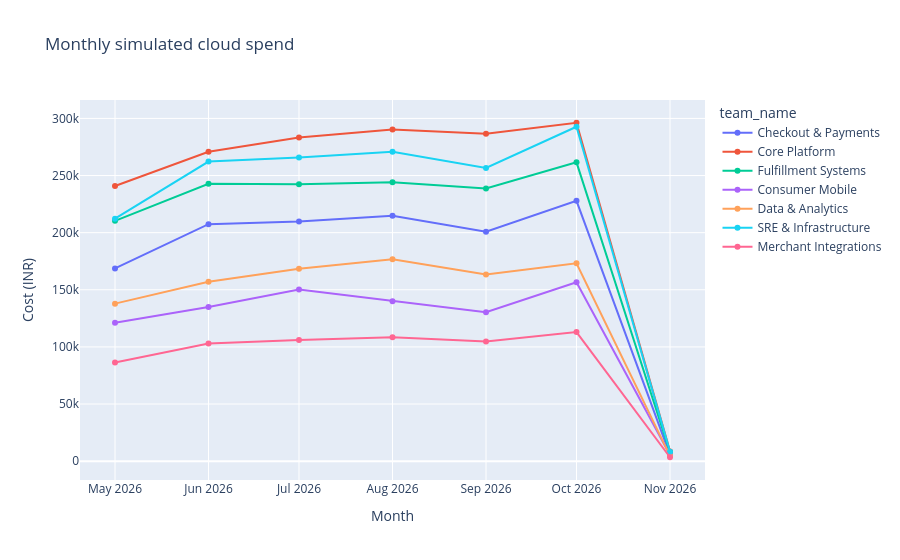

This figure's notebook cell:
### Markdown cell above
## 5. Cloud cost and budget variance
The budget column is a synthetic daily allocation, not an invoice. Separate absolute spend from relative variance.

### Code cell
cloud_month = analysis["cloud_cost_by_team_month"]
display(cloud_month.sort_values(["month", "actual_cost_inr"], ascending=[True, False]).round(2).head(15))
fig = px.line(cloud_month, x="month", y="actual_cost_inr", color="team_name", markers=True,
              title="Monthly simulated cloud spend", labels={"month":"Month", "actual_cost_inr":"Cost (INR)"})
fig.show()

### Figure 1 — Plotly figure (JSON) as saved in the notebook; plotly's stock layout.template omitted (floating-point values rounded to 4 significant figures)
{"data": [{"hovertemplate": "team_name=Checkout & Payments<br>Month=%{x}<br>Cost (INR)=%{y}<extra></extra>", "legendgroup": "Checkout & Payments", "line": {"color": "#636efa", "dash": "solid"}, "marker": {"symbol": "circle"}, "mode": "lines+markers", "name": "Checkout & Payments", "orientation": "v", "showlegend": true, "type": "scatter", "x": ["2026-05", "2026-06", "2026-07", "2026-08", "2026-09", "2026-10", "2026-11"], "xaxis": "x", "y": [168700.0, 207400.0, 209800.0, 214700.0, 200800.0, 227800.0, 5450.0], "yaxis": "y"}, {"hovertemplate": "team_name=Core Platform<br>Month=%{x}<br>Cost (INR)=%{y}<extra></extra>", "legendgroup": "Core Platform", "line": {"color": "#EF553B", "dash": "solid"}, "marker": {"symbol": "circle"}, "mode": "lines+markers", "name": "Core Platform", "orientation": "v", "showlegend": true, "type": "scatter", "x": ["2026-05", "2026-06", "2026-07", "2026-08", "2026-09", "2026-10", "2026-11"], "xaxis": "x", "y": [240800.0, 270900.0, 283200.0, 290300.0, 286600.0, 296200.0, 8554.0], "yaxis": "y"}, {"hovertemplate": "team_name=Fulfillment Systems<br>Month=%{x}<br>Cost (INR)=%{y}<extra></extra>", "legendgroup": "Fulfillment Systems", "line": {"color": "#00cc96", "dash": "solid"}, "marker": {"symbol": "circle"}, "mode": "lines+markers", "name": "Fulfillment Systems", "orientation": "v", "showlegend": true, "type": "scatter", "x": ["2026-05", "2026-06", "2026-07", "2026-08", "2026-09", "2026-10", "2026-11"], "xaxis": "x", "y": [210400.0, 242700.0, 242400.0, 244100.0, 238600.0, 261600.0, 7832.0], "yaxis": "y"}, {"hovertemplate": "team_name=Consumer Mobile<br>Month=%{x}<br>Cost (INR)=%{y}<extra></extra>", "legendgroup": "Consumer Mobile", "line": {"color": "#ab63fa", "dash": "solid"}, "marker": {"symbol": "circle"}, "mode": "lines+markers", "name": "Consumer Mobile", "orientation": "v", "showlegend": true, "type": "scatter", "x": ["2026-05", "2026-06", "2026-07", "2026-08", "2026-09", "2026-10", "2026-11"], "xaxis": "x", "y": [121200.0, 134900.0, 150200.0, 140000.0, 130400.0, 156700.0, 5370.0], "yaxis": "y"}, {"hovertemplate": "team_name=Data & Analytics<br>Month=%{x}<br>Cost (INR)=%{y}<extra></extra>", "legendgroup": "Data & Analytics", "line": {"color": "#FFA15A", "dash": "solid"}, "marker": {"symbol": "circle"}, "mode": "lines+markers", "name": "Data & Analytics", "orientation": "v", "showlegend": true, "type": "scatter", "x": ["2026-05", "2026-06", "2026-07", "2026-08", "2026-09", "2026-10", "2026-11"], "xaxis": "x", "y": [137900.0, 156900.0, 168400.0, 176800.0, 163400.0, 173300.0, 4621.0], "yaxis": "y"}, {"hovertemplate": "team_name=SRE & Infrastructure<br>Month=%{x}<br>Cost (INR)=%{y}<extra></extra>", "legendgroup": "SRE & Infrastructure", "line": {"color": "#19d3f3", "dash": "solid"}, "marker": {"symbol": "circle"}, "mode": "lines+markers", "name": "SRE & Infrastructure", "orientation": "v", "showlegend": true, "type": "scatter", "x": ["2026-05", "2026-06", "2026-07", "2026-08", "2026-09", "2026-10", "2026-11"], "xaxis": "x", "y": [212200.0, 262200.0, 265700.0, 270700.0, 256700.0, 292700.0, 8316.0], "yaxis": "y"}, {"hovertemplate": "team_name=Merchant Integrations<br>Month=%{x}<br>Cost (INR)=%{y}<extra></extra>", "legendgroup": "Merchant Integrations", "line": {"color": "#FF6692", "dash": "solid"}, "marker": {"symbol": "circle"}, "mode": "lines+markers", "name": "Merchant Integrations", "orientation": "v", "showlegend": true, "type": "scatter", "x": ["2026-05", "2026-06", "2026-07", "2026-08", "2026-09", "2026-10", "2026-11"], "xaxis": "x", "y": [86330.0, 102900.0, 106100.0, 108500.0, 104700.0, 113000.0, 3413.0], "yaxis": "y"}], "layout": {"legend": {"title": {"text": "team_name"}, "tracegroupgap": 0}, "title": {"text": "Monthly simulated cloud spend"}, "xaxis": {"anchor": "y", "domain": [0.0, 1.0], "title": {"text": "Month"}}, "yaxis": {"anchor": "x", "domain": [0.0, 1.0], "title": {"text": "Cost (INR)"}}}}
